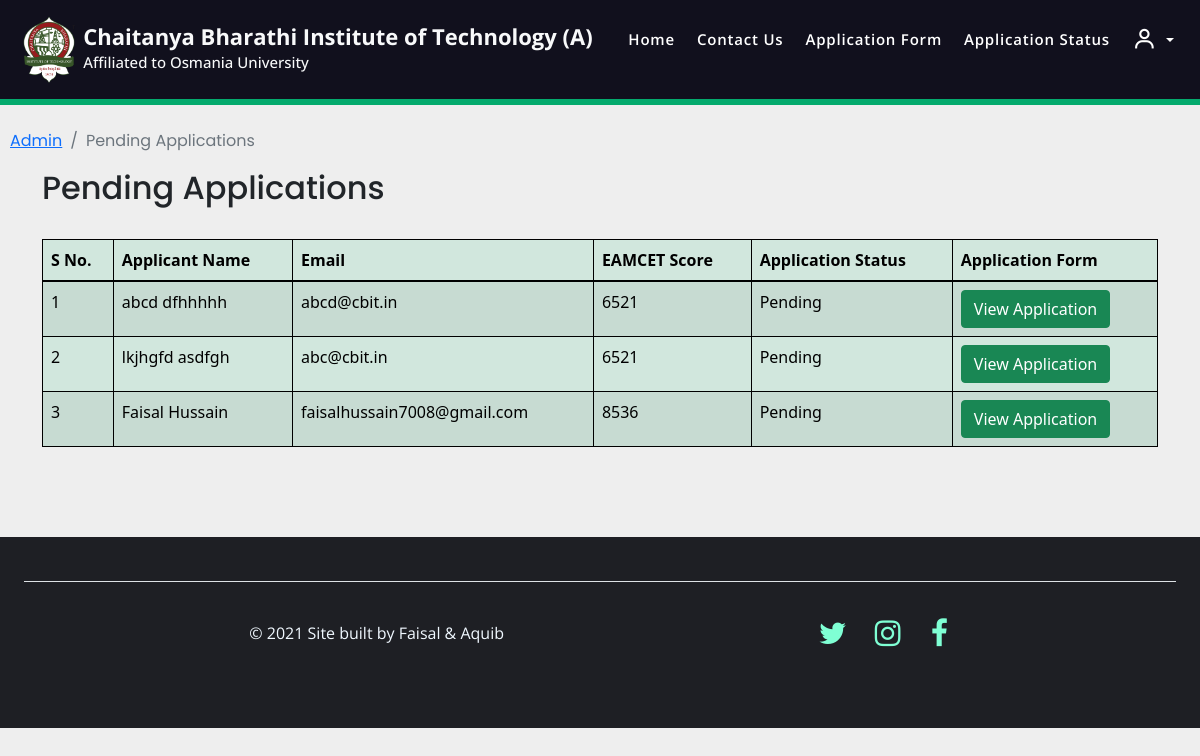
The app's page /pending_users/ (signed in) with its own data.
### home/models.py (models this page shows, shortened)
class Application(models.Model):
    COURSES = (
    ('Artificial Intelligence & Data Science', 'Artificial Intelligence & Data Science'),
    ('Artificial Intelligence & Machine Learning', 'Artificial Intelligence & Machine Learning'),
    ('IoT, Block-Chain Technology & Cyber Security', 'IoT, Block-Chain Technology & Cyber Security'),
    ('Computer Science Engineering', 'Computer Science Engineering'),
    ('Information Technology', 'Information Technology'),
    ('Electronics & Communication Engineering', 'Electronics & Communication Engineering'),
    ('Electrical & Electronics Engineering', 'Electrical & Electronics Engineering'),
    ('Mechanical Engineering', 'Mechanical Engineering'),
    ('Civil Engineering', 'Civil Engineering'),
    ('Chemical Engineering', 'Chemical Engineering'),
    ('Biotechnology', 'Biotechnology'),
    )
    GENDER_CHOICES = (
    ('Male', 'Male'),
    ('Female', 'Female'),
    ('Other', 'Other')
    )
    STATUS = (
        ('Approved', 'Approved'),
        ('Pending', 'Pending'),
        ('Rejected', 'Rejected'),
    )
    user = models.OneToOneField(User, on_delete=models.CASCADE, blank=True, null=True)
    course = models.CharField(max_length=100, choices= COURSES)
    name = models.CharField(max_length=200)
    gender = models.CharField(choices=GENDER_CHOICES, max_length=128, default="None")
    DOB = models.DateField(default=datetime.today)
    email = models.EmailField()
    phone = models.CharField(max_length=200)
    address = models.TextField(max_length=200)
    student_profile = models.ImageField(upload_to="images")
    ssc_score = models.DecimalField(max_digits=4, decimal_places=2, null=True)
    ssc_memo = models.ImageField(upload_to="images", null=True)
    ssc_tc = models.ImageField(upload_to="images", null=True)
    inter_score = models.DecimalField(max_digits=4, decimal_places=2, null=True)
    inter_memo = models.ImageField(upload_to="images", null=True)
    inter_tc = models.ImageField(upload_to="images", null=True)
    eamcet_score = models.IntegerField(null=True)
    eamcet_memo = models.ImageField(upload_to="images", null=True)
    jee_score = models.DecimalField(max_digits=5, decimal_places=3, null=True)
    jee_memo = models.ImageField(upload_to="images", null=True)
    Application_Status = models.TextField(max_length=100, choices=STATUS, default="Pending")
    message = models.TextField(max_length=100, default="", null=True, blank=True)

### home/views.py (the view)
# urls.py: path('pending_users/', views.pending_users, name='pending_users'),
def pending_users(request):
    if not request.user.is_superuser:
        return redirect("/sign_in")
    applications = Application.objects.filter(Application_Status='Pending')
    return render(request, 'pending_users.html', {"applications":applications})

### templates/pending_users.html (shortened to what this page needs)
{% extends 'base.html' %}
{% block body %}
<nav aria-label="breadcrumb" style="padding-left: 10px; font-family: 'Poppins', sans-serif;">
    <ol class="breadcrumb">
        <li class="breadcrumb-item"><a href="/handle_admin/">Admin</a></li>
        <li class="breadcrumb-item active" aria-current="page">Pending Applications</li>
    </ol>
</nav>
<div class="container" style="padding-bottom: 50px;">
    <h2 style="font-family: 'Poppins', sans-serif;">Pending Applications</h2><br>
    <table class="table table-success table-striped" id="myTable">
        <thead>
            <tr style="cursor:pointer">
                <th scope="col" onclick="sortTable(0);">S No.</th>
                <th scope="col" onclick="sortTable(1);">Applicant Name</th>
                <th scope="col" onclick="sortTable(2);">Email</th>
                <th scope="col" onclick="sortTable(3);">EAMCET Score</th>
                <th scope="col" onclick="sortTable(4);">Application Status</th>
                <th scope="col" >Application Form</th>
            </tr>
        </thead>
        <tbody>
            {% for application in applications %}
            <tr>
                <td></td>
                <td>{{application.name}}</td>
                <td>{{application.email}}</td>
                <td>{{application.eamcet_score}}</td>
                <td>{{application.Application_Status}}</td>
                <td><a href="/student_application/{{application.id}}/" target="_blank" class="btn btn-success">View Application</a></td>
            </tr>
            {% endfor %}
        </tbody>
    </table>
</div>
<br>
{% endblock body %}

### templates/base.html (style rules this page uses)
html { scroll-behavior: smooth; height: 100%; min-height: 100%; }
body { height: 100%; min-height: 100%; padding: auto; overflow: visible; overflow-x: hidden; background-color: #eee; }

### templates/pending_users.html (style rules this page uses)
body { counter-reset: Serial; }
table { border-collapse: collapse; }
table, th, td { border: 1px solid black; }
tbody tr td:first-child:before { counter-increment: Serial; content: counter(Serial); }

### records on screen
Application: name "abcd dfhhhhh", email "abcd@cbit.in", eamcet_score "6521", Application_Status "Pending"
Application: name "lkjhgfd asdfgh", email "abc@cbit.in", eamcet_score "6521", Application_Status "Pending"
Application: name "Faisal Hussain", email "faisalhussain7008@gmail.com", eamcet_score "8536", Application_Status "Pending"
